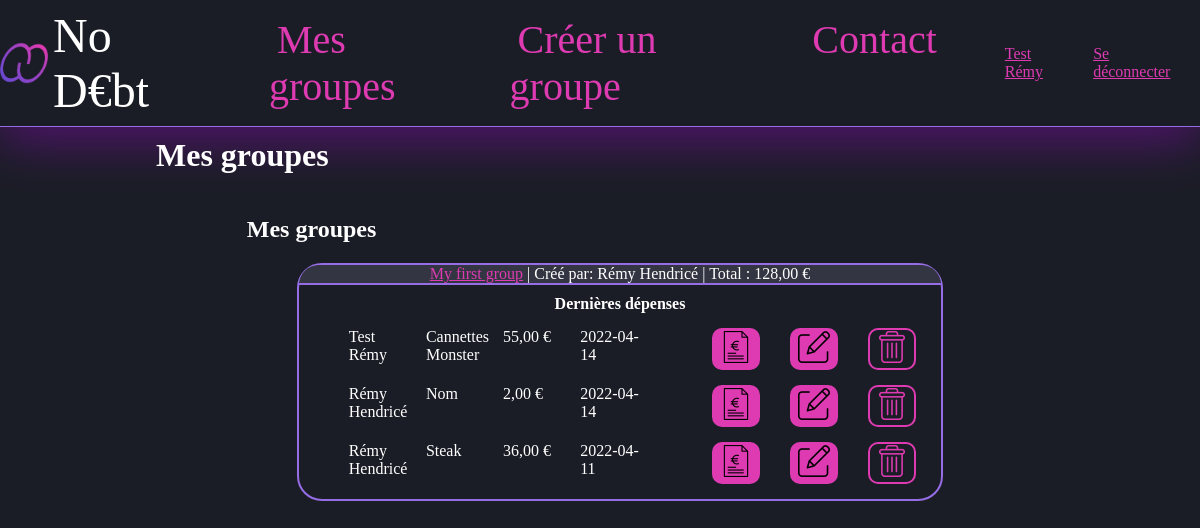
/myGroups.php (signed in), run on the app's committed database.
### tables this page shows
CREATE TABLE `nodebt_utilisateur` (
  `uid` int(11) NOT NULL,
  `email` varchar(254) NOT NULL,
  `lastname` varchar(50) NOT NULL,
  `firstname` varchar(50) NOT NULL,
  `hashpass` varchar(128) NOT NULL,
  `isActive` tinyint(1) NOT NULL DEFAULT '1'
);

CREATE TABLE `nodebt_groupe` (
  `gid` int(11) NOT NULL,
  `nom` varchar(50) NOT NULL,
  `devise` varchar(5) NOT NULL,
  `own_uid` int(11) NOT NULL
);

CREATE TABLE `nodebt_depense` (
  `did` int(11) NOT NULL,
  `dateHeure` datetime NOT NULL,
  `montant` decimal(10,0) NOT NULL,
  `libelle` varchar(100) NOT NULL,
  `uid` int(11) NOT NULL,
  `gid` int(11) NOT NULL
);

### php/repository/UserRepository.php (called while the page is built, shortened)
<?php
class UserRepository
{
    public function getUserInfo($uid, &$message = ''){
        $user = null;
        try{
            $bd = DBLink::connectToDb();
            $stmt = $bd->prepare ("SELECT uid, email, firstname, lastname FROM ". self::TABLE_NAME
                ." WHERE uid = :uid");
            $stmt->bindValue(':uid', $uid);
            if($stmt->execute()){
                $user = $stmt->fetchObject("NoDebt\User");
            }
        }catch(Exception $e){
            $message = self::DB_ERROR_MESSAGE;
        }
        return $user;
    }
}

### inc/session.inc.php (called while the page is built, shortened)
<?php
require_once 'php/repository/ParticipationRepository.php';
require_once 'php/repository/UserRepository.php';
if (isset($_SESSION['userId'])){
    $ses_uid = $_SESSION['userId'];
    $userRepo = new UserRepository();
    $participRepo = new ParticipationRepository();
    $user = $userRepo->getUserInfo($ses_uid);
    $groups = $participRepo->getUserGroups($ses_uid);
    $ses_firstName = $user->firstname;
    $ses_lastName = $user->lastname;
    $ses_groups = $groups;
} else {
    $path = $_SERVER['PHP_SELF'];
    $file = basename ($path);
    if ($file !== 'index.php' && $file !== 'contact.php' && $file !== 'signup.php'
    && $file !== 'fogottenPassword.php' && $file !== 'sources.php') header('location: index.php');
}
?>

### php/repository/ParticipationRepository.php (called while the page is built, shortened)
<?php
class ParticipationRepository
{
    public function getUserGroups($uid, $active = true, &$message =''){
        $groupIds = array();
        try{
            $bd = DBLink::connectToDb();
            $stmt = $bd->prepare("SELECT gid FROM ". self::TABLE_NAME
                ." WHERE uid = :uid AND estConfirme = :active");
            $stmt->bindValue(':uid', $uid);
            $stmt->bindValue(':active', $active);
            if($stmt->execute() && $stmt->rowCount() > 0){
                $groups = $stmt->fetchAll();
                foreach ($groups as $groupId){
                    $groupIds[] = $groupId[0];
                }
            }
        }catch(PDOException $e){
            $message = self::DB_ERROR_MESSAGE;
        }
        return $groupIds;
    }
}

### php/repository/GroupRepository.php (called while the page is built, shortened)
<?php
require_once 'ParticipationRepository.php';
require_once 'php/domain/Group.php';
class GroupRepository
{
    public function getGeneralInfo($gid, &$message = ''){
        $group = null;
        try{
            $db = DBLink::connectToDb();
            $stmt = $db->prepare("SELECT gr.gid, gr.nom  AS name, gr.devise AS currency,
                CONCAT(owner.firstname,' ', owner.lastname)
                AS owner_name, IFNULL(SUM(dep.montant),0) AS total
                FROM nodebt_groupe gr
                JOIN nodebt_utilisateur owner on gr.own_uid = owner.uid
                LEFT JOIN nodebt_depense dep on dep.gid = gr.gid
                WHERE gr.gid = :gid
                GROUP BY gr.gid;");
            $stmt->bindValue(':gid', $gid);
            if($stmt->execute() && $stmt->rowCount() == 1){
                $group = $stmt->fetchObject("NoDebt\Group");
            }
        }catch(PDOException $e){
            $message = self::DB_ERROR_MESSAGE;
        }
        return $group;
    }
}

### php/domain/Group.php (called while the page is built, shortened)
<?php
require 'php/utils/CurrencyFormatter.php';
class Group
{
    public $currency;
    public function formatAmount($amount){
        $fmt = new CurrencyFormatter();
        return $fmt->formatCurrency($amount, $this->currency);
    }
}

### php/utils/CurrencyFormatter.php (called while the page is built, shortened)
<?php
class CurrencyFormatter
{
    public function formatCurrency($amount, $currency){
        $amount = floatval($amount);
        $symbol = $this->getCurrencySymbol($currency);
        return number_format($amount, 2, ',', ' ') . ' ' . utf8_encode($symbol);
    }
    public function getCurrencySymbol($currencyCode){
        switch ($currencyCode){
            case 'EUR': return '&euro;';
        }
    }
}

### php/repository/ExpenseRepository.php (called while the page is built, shortened)
<?php
class ExpenseRepository
{
    public function getExpenses($gid, $top = 0){
        $top = intval($top);
        $limit = $top != 0 ? "LIMIT $top" : '';
        $expenses = array();
        try{
            $db = DBLink::connectToDb();
            $stmt = $db->prepare("SELECT exp.did,  exp.montant, DATE_FORMAT(exp.dateHeure,'%Y-%m-%d') AS paydate, exp.libelle, exp.uid, exp.gid,
            CONCAT(us.firstname,' ', us.lastname) AS spender FROM ". self::TABLE_NAME ." exp "
                ." JOIN ". UserRepository::TABLE_NAME ." us ON exp.uid = us.uid"
                ." WHERE gid = :gid"
                ." ORDER BY dateHeure DESC " . $limit);
            $stmt->bindValue(':gid', $gid);
            if($stmt->execute() && $stmt->rowCount() > 0){
                $expenses = $stmt->fetchAll(PDO::FETCH_CLASS,"NoDebt\Expense");
            }
        }catch(PDOException $e){
        }
        return $expenses;
    }
}

### inc/expense.inc.php (the view, shortened to what this page needs)
<?php
if(isset($expense)):
?>
<li class="expense">
    <span class="expense-detail"><?php echo $expense->spender?></span><span class="expense-detail"><?php echo $expense->libelle?></span>
    <span class="expense-detail"><?php echo $expense->montant?></span><span class="expense-detail"><?php echo $expense->paydate ?></span>
    <ul class="choices">
        <li>
            <form action="expenseBills.php" method="post">
                <button type="submit" name="billsBtn"><img class="iconx32" src="images/receipt.png" alt="Factures"/></button>
            </form>
        </li>
        <li>
            <form action="expenseEdit.php" method="post">
                <button type="submit" name="editBtn"><img class="iconx32"  src="images/edit.png" alt="Editer"/></button>
            </form>
        </li>
        <li>
            <form action="expenseDelete.php" method="post">
                <button class="decline" type="submit" name="deleteBtn"><img class="iconx32" src="images/delete.png" alt="Supprimer"/></button>
            </form>
        </li>
    </ul>
</li>
<?php endif?>

### myGroups.php (shortened to what this page needs)
<?php
include('inc/session.inc.php');
?>
<!DOCTYPE html>
<html lang="fr">
<head>
    <link rel="stylesheet" href="css/style.css">
</head>
<body>
    <?php
    include("inc/header.inc.php");
    ?>
    <main>
        <h1>Mes groupes</h1>
        <section class="groupList">
            <h2>Mes groupes</h2>
            <ul id="groups">
                <?php
                if(isset($ses_groups)){
                    foreach($ses_groups as $groupId){
                        include("inc/groupPreviewTemplate.php");
                    }
                }
                ?>
            </ul>
        </section>
    </main>
</body>
</html>

### inc/header.inc.php (shortened to what this page needs)
<?php if(isset($ses_uid)) : ?>
<header class="nav-header">
    <a href="myGroups.php" class="nodebt"><img id="logo" src="images/icon.png" alt="logo"/>No D€bt</a>
    <nav class="website-nav">
        <ul class="nav-links">
            <li><a href="myGroups.php">Mes groupes</a></li>
            <li><a href="createGroup.php">Créer un groupe</a></li>
            <li><a href="contact.php">Contact</a></li>
        </ul>
    </nav>
    <nav class="profile-nav">
        <ul class="nav-links">
            <li><a href="editProfile.php"><?php echo isset($ses_lastName) && isset ($ses_firstName) ? $ses_firstName.' '.$ses_lastName : 'Profil' ?></a></li>
            <li><a href="disconnect.php">Se déconnecter</a></li>
        </ul>
    </nav>
</header>
<?php endif ?>

### inc/groupPreviewTemplate.php (shortened to what this page needs)
<?php
require_once 'php/repository/GroupRepository.php';
require_once 'php/repository/ExpenseRepository.php';
if(isset($groupId)){
    $groupId = intval($groupId);
    $groupRepo = new GroupRepository();
    $expenseRepo = new ExpenseRepository();
    $group = $groupRepo->getGeneralInfo($groupId);
    $expensesPreview = $expenseRepo->getExpenses($groupId,3);
}
?>
<li class="groupPreview">
    <?php if(isset($groupId) && isset($group->name) && isset($group->owner_name) && isset($group->total) && isset($group->currency)):?>
    <header><span><a href="group.php?gid=<?php echo $groupId?>"><?php echo $group->name ?></a>
            | Créé par: <?php echo $group->owner_name ?>
            | Total : <?php echo $group->formatAmount($group->total,$group->currency)?></span>
    </header>
    <?php if(isset($expensesPreview) && count($expensesPreview) > 0) :?>
            <h3>Dernières dépenses</h3>
            <ul class="expenses-table-view">
                <?php
                foreach($expensesPreview as $expense){
                    $expense->montant = $group->formatAmount($expense->montant);
                    include('inc/expense.inc.php');
                }
                ?>
            </ul>
    <?php else:?>
        <h3>Aucune dépense</h3>
    <?php endif?>
    <?php endif?>
</li>

### css/style.css (style rules this page uses)
body { font-family: OpenDyslexic; color: #ffffff; background-color: #1b1d26; margin: 0; }
.nodebt { display: flex; align-items: center; color: #ffffff; font-size: 3rem; font-family: BebasNeue-Regular; text-decoration: none; }
#logo { height: 1em; margin-right: 5px; }
main { margin-left: 3%; margin-right: 3%; padding-left: 10%; padding-right: 10%; display: flex; flex-direction: column; flex-wrap: wrap; }
a { color: #DE3BB2; transition: all 0.4s ease 0s; }
h1 { margin: 10px 0 10px 0; }
header { height: 20%; width: 100%; margin: 0; border-bottom: 2px solid rgb(151, 109, 230); display: flex; flex-direction: row; justify-content: space-around; align-items: center; }
header.nav-header { height: 20%; width: 100%; margin: 0; border-bottom: 1px solid rgb(151, 109, 230); display: flex; flex-direction: row; justify-content: center; align-items: center; }
body > header { border: none; margin: 0; box-shadow: 0 15px 50px 0 rgba(190, 0, 255, 0.33); }
main section { padding: 2px; margin: 10px 10% 0 10%; }
.groupPreview { border: 2px solid rgb(151, 109, 230); border-radius: 25px; margin-top: 20px; margin-bottom: 20px; }
.groupPreview > header { background-color: #333542; border-radius: 23px 23px 0 0; }
.groupPreview h3 { font-size: 1rem; margin: 10px 0 10px 0; text-align: center; }
.choices { display: flex; justify-content: space-around; align-items: center; list-style: none; margin: 0; }
button { border: 2px solid #DE3BB2; font-size: 1em; border-radius: 10px; margin-left: 5px; margin-right: 5px; color: #1b1d26; background-color: #DE3BB2; transition: all 0.3s ease 0s; }
button.decline { color: #DE3BB2; border-color: #DE3BB2; background-color: #1b1d26; }
.expense { display: flex; justify-content: space-between; align-self: center; margin-top: 15px; margin-bottom: 15px; }
.expense-detail { width: 20%; margin-right:10px; overflow: hidden; }
nav.website-nav { display: flex; flex-direction: column-reverse; }
nav.website-nav a { text-decoration: none; font-family: BebasNeue-Regular; font-size: 2.5rem; transition: all 0.25s ease 0s; margin: 8px; }
ul.nav-links { display: flex; flex-direction: row; justify-content: space-between; justify-items: center; }
li { margin: 0 10px 0 10px; list-style-type: none; }
.iconx32 { height: 32px; }

### data on the page
nodebt_utilisateur: firstname "Test", lastname "Rémy"
nodebt_groupe: nom "My first group", owner_name "Rémy Hendricé", currency "128,00 €"
nodebt_depense: spender "Test Rémy", libelle "Cannettes Monster", montant.devise "55,00 €", paydate "2022-04-14"
nodebt_depense: spender "Rémy Hendricé", libelle "Nom", montant.devise "2,00 €", paydate "2022-04-14"
nodebt_depense: spender "Rémy Hendricé", libelle "Steak", montant.devise "36,00 €", paydate "2022-04-11"
